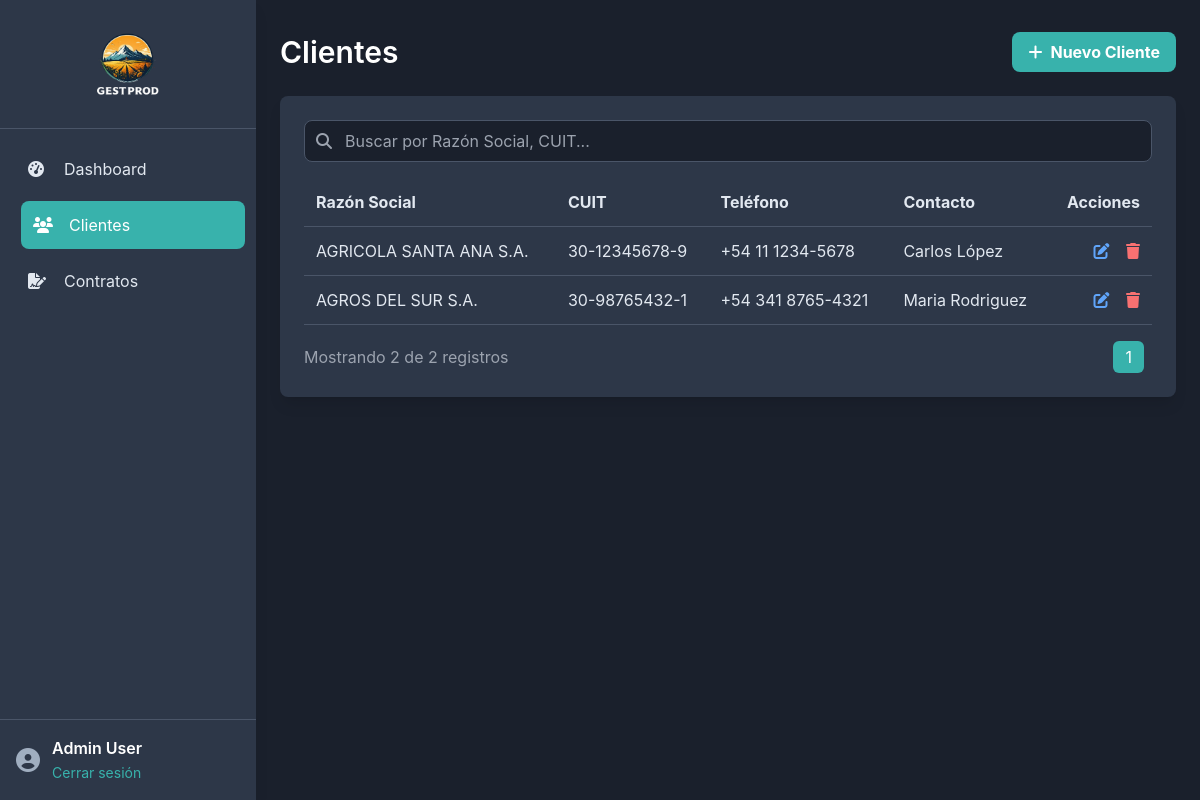
The app's page /clientes.php (signed in) with its own data.
### tables this page shows
CREATE TABLE `clientes` (
  `id` int(11) NOT NULL AUTO_INCREMENT,
  `cuit` varchar(20) NOT NULL,
  `razon_social` varchar(255) NOT NULL,
  `nombre_fantasia` varchar(255) DEFAULT NULL,
  `tipo_cliente` varchar(50) DEFAULT NULL,
  `email` varchar(255) DEFAULT NULL,
  `telefono` varchar(50) DEFAULT NULL,
  `direccion` varchar(255) DEFAULT NULL,
  `localidad` varchar(100) DEFAULT NULL,
  `provincia` varchar(100) DEFAULT NULL,
  `contacto_nombre` varchar(255) DEFAULT NULL,
  `contacto_puesto` varchar(100) DEFAULT NULL,
  PRIMARY KEY (`id`),
  UNIQUE KEY `cuit` (`cuit`)
);

### clientes.php (the view, shortened to what this page needs)
<?php
include 'header.php';
$search = $_GET['search'] ?? '';
$page = isset($_GET['page']) ? (int)$_GET['page'] : 1;
$limit = 10;
$offset = ($page - 1) * $limit;
$whereClause = '';
$params = [];
$count_stmt = $pdo->prepare("SELECT COUNT(*) FROM clientes $whereClause");
$count_stmt->execute($params);
$total_rows = $count_stmt->fetchColumn();
$total_pages = ceil($total_rows / $limit);
$sql = "SELECT * FROM clientes $whereClause ORDER BY razon_social LIMIT $limit OFFSET $offset";
$stmt = $pdo->prepare($sql);
$stmt->execute($params);
$clientes = $stmt->fetchAll();
?>
<div class="animate-slide-down">
    <div class="flex justify-between items-center mb-6">
        <h1 class="text-3xl font-semibold text-white">Clientes</h1>
        <button onclick="openModal()" class="bg-[var(--accent-color)] hover:bg-[var(--accent-color-hover)] text-white font-bold py-2 px-4 rounded-lg flex items-center transition duration-300 ease-in-out transform hover:scale-[1.05] hover:shadow-xl">
            <i class="fas fa-plus mr-2"></i> Nuevo Cliente
        </button>
    </div>
</div>
<div class="bg-[var(--bg-dark-2)] p-6 rounded-lg shadow-lg animate-slide-down" style="animation-delay: 0.1s;">
    <form method="GET" action="clientes.php" class="mb-4">
        <div class="relative">
            <input type="text" name="search" placeholder="Buscar por Razón Social, CUIT..." value="<?= htmlspecialchars($search) ?>"
                   class="w-full bg-[var(--bg-dark)] border border-[var(--border-color)] rounded-lg py-2 pl-10 pr-4 focus:outline-none focus:ring-2 focus:ring-[var(--accent-color)] transition duration-200">
            <div class="absolute inset-y-0 left-0 pl-3 flex items-center pointer-events-none">
            </div>
        </div>
    </form>
    <div class="overflow-x-auto">
        <table class="w-full text-left">
            <thead>
                <tr class="border-b border-[var(--border-color)]">
                    <th class="p-3">Razón Social</th>
                    <th class="p-3">CUIT</th>
                    <th class="p-3">Teléfono</th>
                    <th class="p-3">Contacto</th>
                    <th class="p-3 text-right">Acciones</th>
                </tr>
            </thead>
            <tbody>
                <?php if (empty($clientes)): ?>
                    <tr><td colspan="5" class="p-4 text-center text-gray-400">No se encontraron clientes.</td></tr>
                <?php else: ?>
                    <?php foreach ($clientes as $cliente): ?>
                        <tr class="border-b border-[var(--border-color)] hover:bg-[var(--bg-dark)] transition duration-150 ease-in-out">
                            <td class="p-3"><?= htmlspecialchars($cliente['razon_social']) ?></td>
                            <td class="p-3"><?= htmlspecialchars($cliente['cuit']) ?></td>
                            <td class="p-3"><?= htmlspecialchars($cliente['telefono']) ?></td>
                            <td class="p-3"><?= htmlspecialchars($cliente['contacto_nombre']) ?></td>
                            <td class="p-3 text-right">
                                <button onclick='openModal(<?= json_encode($cliente) ?>)' class="text-blue-400 hover:text-blue-300 mr-3 transition transform hover:scale-125 duration-150"><i class="fas fa-edit"></i></button>
                                <button onclick='openConfirmModal(<?= $cliente['id'] ?>)' class="text-red-400 hover:text-red-300 transition transform hover:scale-125 duration-150"><i class="fas fa-trash"></i></button>
                            </td>
                        </tr>
                    <?php endforeach; ?>
                <?php endif; ?>
            </tbody>
        </table>
    </div>
    <div class="mt-4 flex justify-between items-center">
        <span class="text-gray-400">Mostrando <?= count($clientes) ?> de <?= $total_rows ?> registros</span>
        <div class="flex">
            <?php for ($i = 1; $i <= $total_pages; $i++): ?>
                <a href="?page=<?= $i ?>&search=<?= urlencode($search) ?>" class="px-3 py-1 rounded-md transition duration-150 <?= $i == $page ? 'bg-[var(--accent-color)] hover:bg-[var(--accent-color-hover)] text-white' : 'bg-[var(--bg-dark)] hover:bg-gray-700' ?> mr-2"><?= $i ?></a>
            <?php endfor; ?>
        </div>
    </div>
</div>
<?php include 'footer.php'; ?>

### header.php (style rules this page uses)
:root { --bg-dark: #1a202c; --bg-dark-2: #2d3748; --text-light: #e2e8f0; --text-gray: #a0aec0; --border-color: #4a5568; --accent-color: #38b2ac; --accent-color-hover: #319795; }
body { background-color: var(--bg-dark); color: var(--text-light); -webkit-font-smoothing: antialiased; -moz-osx-font-smoothing: grayscale; font-family: 'Inter', sans-serif; }

### clientes.php (style rules this page uses)
:root { --bg-dark: #1a202c; --bg-dark-2: #2d3748; --text-light: #e2e8f0; --text-gray: #a0aec0; --border-color: #4a5568; --accent-color: #38b2ac; --accent-color-hover: #319795; }
.animate-slide-down { animation: slide-down-quick 0.4s cubic-bezier(0.25, 0.46, 0.45, 0.94) both; }

### records on screen
clientes: razon_social "AGRICOLA SANTA ANA S.A.", cuit "30-12345678-9", telefono "+54 11 1234-5678", contacto_nombre "Carlos López"
clientes: razon_social "AGROS DEL SUR S.A.", cuit "30-98765432-1", telefono "+54 341 8765-4321", contacto_nombre "Maria Rodriguez"

### other values on screen
$_SESSION['user_name'] "Admin User"
count($clientes) "2"
$total_rows "2"
